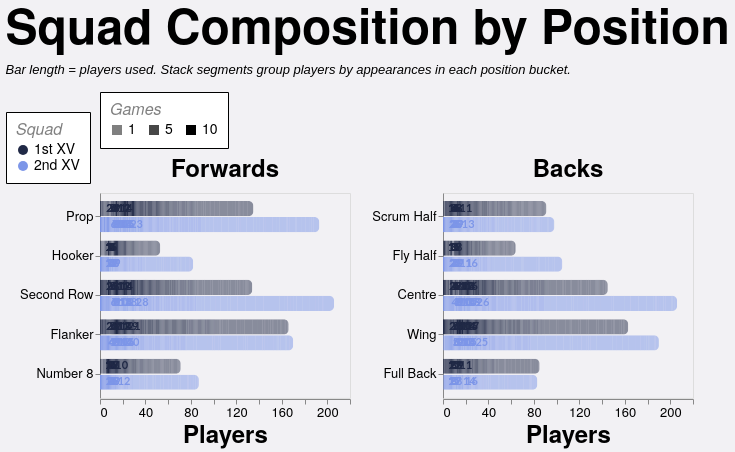

Express this chart as Vega-Lite.
### Vega-Lite specification from a JSON file in a GitHub repository (floating-point values rounded to 4 significant figures; data arrays with more than 128 entries replaced by an {"elided": "..."} marker saying what was removed)
{"config": {"axis": {"labelFont": "PT Sans Narrow, Helvetica Neue, Helvetica, Arial, sans-serif", "titleFont": "PT Sans Narrow, Helvetica Neue, Helvetica, Arial, sans-serif", "labelFontSize": 13, "titleFontSize": 24, "gridColor": "#202947", "gridOpacity": 0.2, "zindex": 1}, "text": {"font": "Lato, sans-serif"}, "bar": {"cornerRadiusEnd": 5}, "header": {"labelFont": "PT Sans Narrow, Helvetica Neue, Helvetica, Arial, sans-serif", "titleFont": "PT Sans Narrow, Helvetica Neue, Helvetica, Arial, sans-serif", "labelFontSize": 24, "titleFontSize": 28, "labelFontWeight": "bold", "orient": "left"}, "legend": {"labelFont": "PT Sans Narrow, Helvetica Neue, Helvetica, Arial, sans-serif", "titleFont": "PT Sans Narrow, Helvetica Neue, Helvetica, Arial, sans-serif", "labelFontSize": 14, "titleFontSize": 16, "titlePadding": 5, "fillColor": "white", "strokeColor": "black", "padding": 10, "titleFontWeight": "lighter", "titleFontStyle": "italic", "titleColor": "gray", "offset": 10}, "title": {"font": "PT Sans Narrow, Helvetica Neue, Helvetica, Arial, sans-serif", "fontSize": 48, "fontWeight": "bold", "anchor": "start", "align": "center", "titlePadding": 20, "subtitlePadding": 10, "subtitleFontSize": 13, "subtitleColor": "", "subtitleFontStyle": "italic", "offset": 15, "color": "black"}, "axisX": {"labelAngle": 0}, "facet": {"title": null, "header": null, "align": {"row": "each", "column": "each"}}, "resolve": {"scale": {"y": "independent", "facet": "independent"}}, "background": "#f2f1f4", "scale": {"offsetBandPaddingOuter": 0.2, "offsetBandPaddingInner": 0.1}}, "data": {"name": "data-9e734e0af100a2c366f4b2b813e76246"}, "facet": {"column": {"field": "unit", "sort": ["Forwards", "Backs"], "title": null, "type": "nominal"}}, "spec": {"layer": [{"mark": {"type": "bar"}, "encoding": {"color": {"field": "squad", "legend": {"labelExpr": "datum.value + ' XV'", "orient": "bottom-right", "title": "Squad"}, "scale": {"domain": ["1st", "2nd"], "range": ["#202946", "#7d96e8"]}, "type": "nominal"}, "detail": {"field": "games", "type": "quantitative"}, "opacity": {"field": "games", "legend": {"orient": "top", "title": "Games", "titleOrient": "top", "values": [1, 5, 10]}, "scale": {"domain": [1, 10], "range": [0.5, 1]}, "type": "quantitative"}, "order": {"field": "games", "sort": "descending", "type": "quantitative"}, "tooltip": [{"field": "season", "title": "Season", "type": "nominal"}, {"field": "squad", "title": "Squad", "type": "nominal"}, {"field": "unit", "title": "Unit", "type": "nominal"}, {"field": "position", "title": "Position", "type": "nominal"}, {"field": "players", "title": "Players", "type": "quantitative"}, {"field": "games", "title": "Appearances per player", "type": "quantitative"}], "x": {"axis": {"grid": false, "tickMinStep": 1}, "field": "players", "stack": "zero", "title": "Players", "type": "quantitative"}, "y": {"field": "position", "sort": {"field": "position_order", "op": "min", "order": "ascending"}, "title": null, "type": "nominal"}, "yOffset": {"field": "squad", "scale": {"paddingInner": 0.05, "paddingOuter": 0.01}, "sort": ["1st", "2nd"], "type": "nominal"}}}, {"mark": {"type": "text", "align": "left", "baseline": "middle", "dx": 4, "fontSize": 11, "fontWeight": "bold"}, "encoding": {"color": {"field": "squad", "legend": {"labelExpr": "datum.value + ' XV'", "orient": "bottom-right", "title": "Squad"}, "scale": {"domain": ["1st", "2nd"], "range": ["#202946", "#7d96e8"]}, "type": "nominal"}, "text": {"field": "total_players", "format": ".0f", "type": "quantitative"}, "tooltip": [{"field": "season", "title": "Season", "type": "nominal"}, {"field": "countModeLabel", "title": "Position Count Mode", "type": "nominal"}, {"field": "squad", "title": "Squad", "type": "nominal"}, {"field": "unit", "title": "Unit", "type": "nominal"}, {"field": "position", "title": "Position", "type": "nominal"}, {"field": "total_players", "title": "Total Players", "type": "quantitative"}], "x": {"axis": {"grid": false, "tickMinStep": 1}, "field": "total_players", "type": "quantitative"}, "y": {"field": "position", "sort": {"field": "position_order", "op": "min", "order": "ascending"}, "title": null, "type": "nominal"}, "yOffset": {"field": "squad", "scale": {"paddingInner": 0.05, "paddingOuter": 0.01}, "sort": ["1st", "2nd"], "type": "nominal"}}, "transform": [{"aggregate": [{"op": "sum", "field": "players", "as": "total_players"}], "groupby": ["season", "countMode", "countModeLabel", "squad", "unit", "position", "position_order"]}]}], "height": {"step": 16}, "width": 250}, "resolve": {"scale": {"x": "shared", "y": "independent"}}, "spacing": 20, "title": {"text": "Squad Composition by Position", "subtitle": ["Bar length = players used. Stack segments group players by appearances in each position bucket."]}, "$schema": "https://vega.github.io/schema/vega-lite/v5.20.1.json", "datasets": {"data-9e734e0af100a2c366f4b2b813e76246": {"elided": "1519 records"}}}
